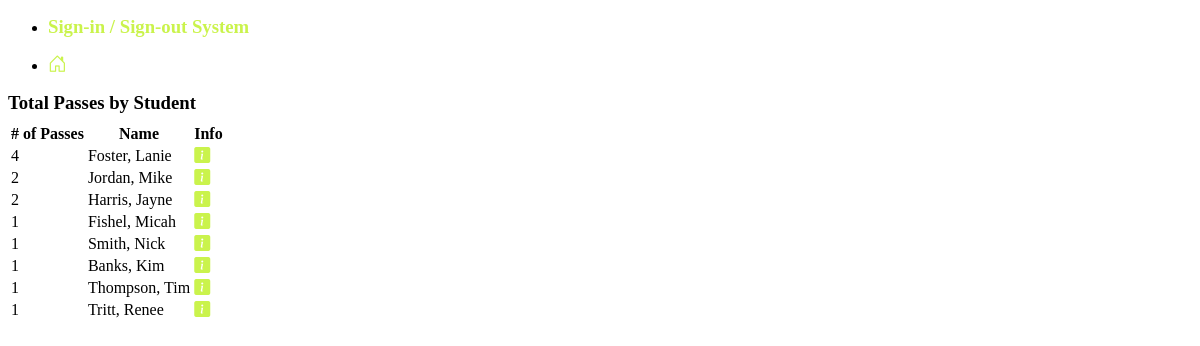
Page /summary on the committed database.
### tables this page shows
CREATE TABLE passes (
  id integer primary key autoincrement,
  student_id text,
  f_name text,
  l_name text,
  location text,
  pass_date date default(current_date),
  out_time time default(current_time),
  in_time time
);

### main.py (the view)
@app.route("/summary")
def summary():
  rows = q.get_summary()
  return render_template("summary.html", rows=rows)

### queries.py (called while the page is built)
def get_summary():
  sql = """SELECT COUNT(id) as total, f_name, l_name, student_id
  FROM passes
  GROUP BY student_id ORDER BY total DESC"""
  return db.execute(sql)

### templates/summary.html
{% extends "base.html" %}
{% block content %}
<h3>Total Passes by Student</h3>
<table>
  <thead>
    <tr>
      <th># of Passes</th>
      <th>Name</th>
      <th>Info</th>
    </tr>
  </thead>
  <tbody>
    {% for row in rows %}
      <tr>
        <td>{{ row.total }}</td>
        <td>{{ row.l_name }}, {{ row.f_name }}</td>
        <td><a href="/summary/{{ row.student_id }}" class="clr"><i class="bi bi-info-square-fill"></i></a></td>
      </tr>
    {% endfor %}
  </tbody>
</table>
{% endblock %}

### static/style.css (style rules this page uses)
.clr { color:#caf34c; margin:0; }
h1,h2,h3,h4,h5,h6 { margin:.5rem auto; }

### rows in the picture
passes: total "1", l_name "Fishel", f_name "Micah"
passes: total "1", l_name "Smith", f_name "Nick"
passes: total "1", l_name "Banks", f_name "Kim"
passes: total "1", l_name "Thompson", f_name "Tim"
passes: total "1", l_name "Tritt", f_name "Renee"

### other values in the picture
{{ row.total }} "4" "2" "2"
{{ row.l_name }} "Foster" "Jordan" "Harris"
{{ row.f_name }} "Lanie" "Mike" "Jayne"
